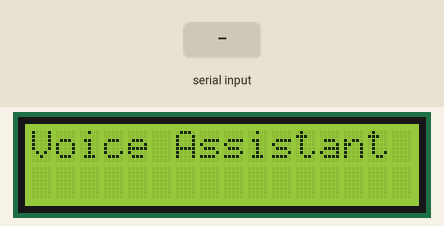
The sketch below on a simulated Arduino Uno, built with avr-gcc and run on an emulated ATmega328P. Shown: 16×2 character LCD. The test bench sets the inputs (shaded band).

Above: at 0.1 s.
3.3 s: "1\n" received over Serial
At 3.7 s:
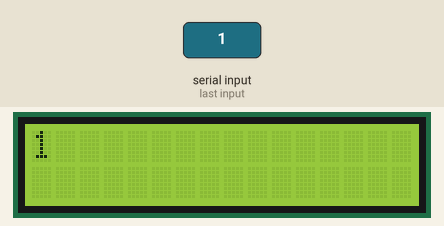
4.8 s: "0\n" received over Serial
At 6.0 s:
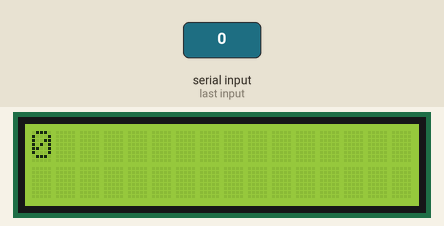
6.3 s: "2\n" received over Serial
At 7.1 s:
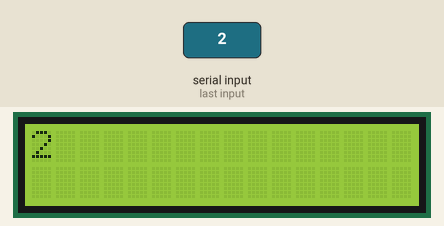
Timing chart, 0 to 9.3 s (numbered marks = the images above; inputs shaded):
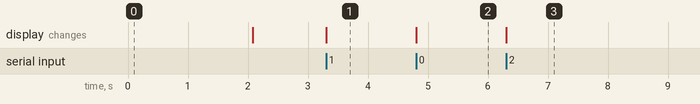

Measured:
- after the input at 3.3 s, the display: changes at once (image 1)
- after the input at 4.8 s, the display: changes at once (image 2)
- after the input at 6.3 s, the display: changes at once (image 3)

The sketch:

VAarduino.ino
```cpp
#include <Wire.h>
#include <hd44780.h>
#include <hd44780ioClass/hd44780_I2Cexp.h>

hd44780_I2Cexp lcd;  // Auto-detect I2C address

void setup() {
  Serial.begin(9600);
  lcd.begin(16, 2);
  lcd.backlight();
  lcd.setCursor(0, 0);
  lcd.print("Voice Assistant");
  delay(2000);
  lcd.clear();
}

void loop() {
  if (Serial.available()) {
    String text = Serial.readStringUntil('\n');  // Read text from Python
    lcd.clear();
    lcd.setCursor(0, 0);
    lcd.print(text.substring(0, 16));  // Print first 16 characters
    if (text.length() > 16) {
      lcd.setCursor(0, 1);
      lcd.print(text.substring(16, 32));  // Print second line
    }
  }
}
```
